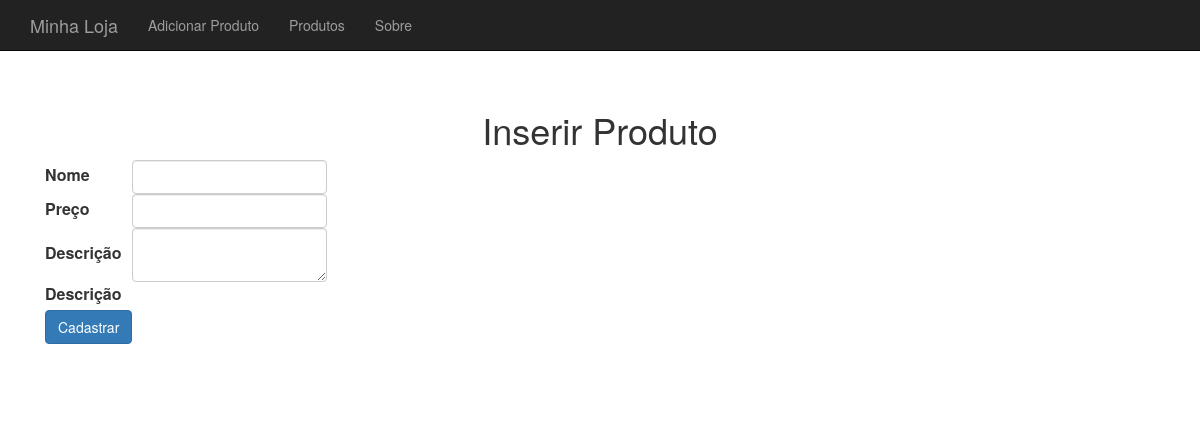
The app's page /produto-formulario.php, older data.
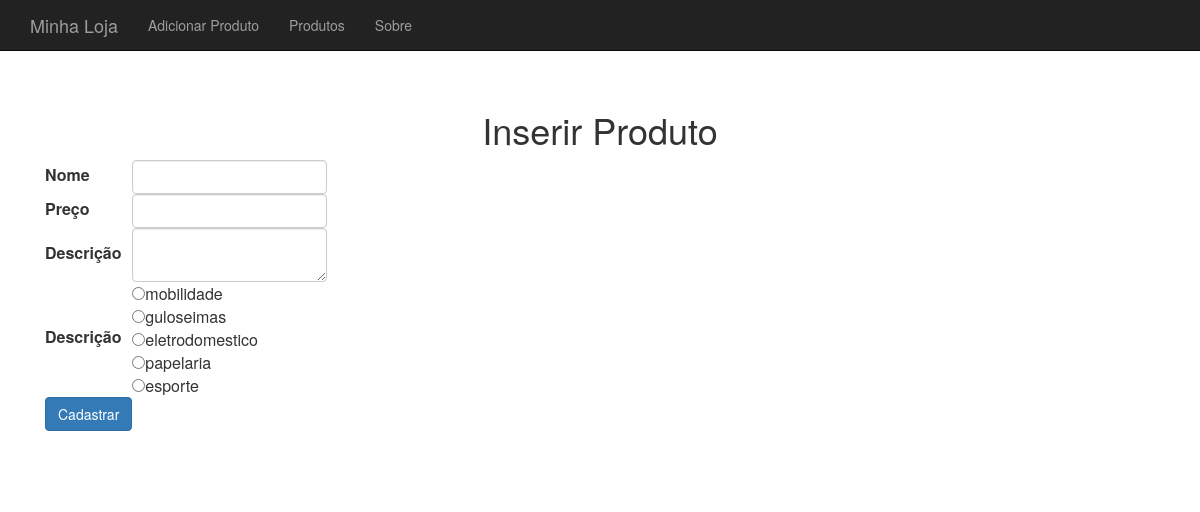
The same page, newer data.
### tables this page shows
CREATE TABLE `categorias` (
  `id` int(11) NOT NULL,
  `nome` varchar(255) DEFAULT NULL
);

### banco-categoria.php (called while the page is built)
<?php
function listarCategorias($conexao){
    $categorias = array();
    $query = "select * from categorias";
    $resultado = mysqli_query($conexao,$query);
    while($categoria = mysqli_fetch_assoc($resultado)){
        array_push($categorias,$categoria);
    }
    return $categorias;
}
?>

### produto-formulario.php (the view)
<?php   include("cabecalho.php");
        include("conecta.php");
        include("banco-categoria.php");
        $categorias = listarCategorias($conexao);
        ?>
    <h1>Inserir Produto</h1>
        <form action="adiciona-produto.php" method = "post">
            <table>
                <tr>
                <td><label for="nome">Nome</label></td>
                <td><input type="text" name="nome" class="form-control"/></td>
                </tr>
                <tr>
                <td><label for="preco">Preço</label></td>
                <td><input type="number" name="preco" class="form-control"/></td>
                </tr>
                 <tr>
                <td><label for="descricao">Descrição</label></td>
                <td><textarea name="descricao" class="form-control"></textarea></td>
                </tr>
                <tr>
                <td><label for="categoria_id">Descrição</label></td>
                <td>
                <?php foreach($categorias as $categoria) :?>
                <input type="radio" name="categoria_id" value="<?=$categoria['id'];?>"><?=$categoria['nome'];?></br>
                <?php endforeach;?>
                </td>
                </tr>
                <tr>
                <td><input type="submit" value="Cadastrar" class="btn btn-primary"/></td>
                </tr>
            </table>
        </form>
    <?php include("rodape.php")?>

### cabecalho.php (shortened to what this page needs)
<html>
<head>
    <link rel="stylesheet" href="css/bootstrap.css"/>
    <link rel="stylesheet" href="css/store.css"/>
</head>
<body>
    <div class="navbar navbar-inverse navbar-fixed-top">
        <div class="container">
            <div class="navbar-header">
                <a href="index.php" class="navbar-brand">Minha Loja</a>
            </div>
            <div>
                <ul class="nav navbar-nav">
                    <li><a href="produto-formulario.php">Adicionar Produto</a></li>
                    <li><a href="listar-produtos.php">Produtos</a></li>
                    <li><a href="sobre.php">Sobre</a></li>
                </ul>
            </div>
        </div>
    </div>
    <div class="container">
        <div class="principal">

### rodape.php
    </div>
</div>
</body>
</html>

### css/store.css (style rules this page uses)
body { padding-top: 50px; }
.principal { padding: 40px 15px; text-align: center; }

Row changes from the older to the newer data that the page shows:
added categorias: nome "mobilidade"
added categorias: nome "guloseimas"
added categorias: nome "eletrodomestico"
added categorias: nome "papelaria"
added categorias: nome "esporte"
